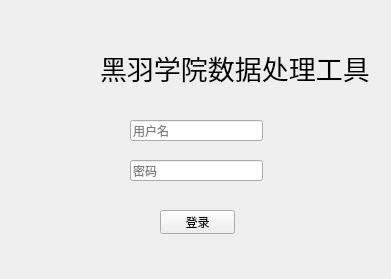
<?xml version="1.0" encoding="UTF-8"?>
<ui version="4.0">
 <class>sign</class>
 <widget class="QWidget" name="sign">
  <property name="geometry">
   <rect>
    <x>0</x>
    <y>0</y>
    <width>391</width>
    <height>279</height>
   </rect>
  </property>
  <property name="sizePolicy">
   <sizepolicy hsizetype="Fixed" vsizetype="Fixed">
    <horstretch>0</horstretch>
    <verstretch>0</verstretch>
   </sizepolicy>
  </property>
  <property name="minimumSize">
   <size>
    <width>391</width>
    <height>279</height>
   </size>
  </property>
  <property name="maximumSize">
   <size>
    <width>391</width>
    <height>279</height>
   </size>
  </property>
  <property name="windowTitle">
   <string>登录</string>
  </property>
  <widget class="QLabel" name="label_2">
   <property name="geometry">
    <rect>
     <x>40</x>
     <y>40</y>
     <width>51</width>
     <height>51</height>
    </rect>
   </property>
   <property name="text">
    <string/>
   </property>
   <property name="pixmap">
    <pixmap>image/icons8-tweakbox-50.png</pixmap>
   </property>
  </widget>
  <widget class="QLineEdit" name="lineEdit">
   <property name="geometry">
    <rect>
     <x>130</x>
     <y>120</y>
     <width>133</width>
     <height>21</height>
    </rect>
   </property>
   <property name="sizePolicy">
    <sizepolicy hsizetype="Fixed" vsizetype="Fixed">
     <horstretch>0</horstretch>
     <verstretch>0</verstretch>
    </sizepolicy>
   </property>
   <property name="echoMode">
    <enum>QLineEdit::Normal</enum>
   </property>
   <property name="placeholderText">
    <string>用户名</string>
   </property>
  </widget>
  <widget class="QLineEdit" name="lineEdit_2">
   <property name="geometry">
    <rect>
     <x>130</x>
     <y>160</y>
     <width>133</width>
     <height>21</height>
    </rect>
   </property>
   <property name="sizePolicy">
    <sizepolicy hsizetype="Fixed" vsizetype="Fixed">
     <horstretch>0</horstretch>
     <verstretch>0</verstretch>
    </sizepolicy>
   </property>
   <property name="echoMode">
    <enum>QLineEdit::Password</enum>
   </property>
   <property name="alignment">
    <set>Qt::AlignLeading|Qt::AlignLeft|Qt::AlignVCenter</set>
   </property>
   <property name="placeholderText">
    <string>密码</string>
   </property>
  </widget>
  <widget class="QPushButton" name="buttonSign">
   <property name="geometry">
    <rect>
     <x>160</x>
     <y>210</y>
     <width>75</width>
     <height>24</height>
    </rect>
   </property>
   <property name="sizePolicy">
    <sizepolicy hsizetype="Fixed" vsizetype="Fixed">
     <horstretch>0</horstretch>
     <verstretch>0</verstretch>
    </sizepolicy>
   </property>
   <property name="text">
    <string>登录</string>
   </property>
  </widget>
  <widget class="QLabel" name="label">
   <property name="geometry">
    <rect>
     <x>100</x>
     <y>50</y>
     <width>270</width>
     <height>35</height>
    </rect>
   </property>
   <property name="sizePolicy">
    <sizepolicy hsizetype="Fixed" vsizetype="Preferred">
     <horstretch>0</horstretch>
     <verstretch>0</verstretch>
    </sizepolicy>
   </property>
   <property name="font">
    <font>
     <pointsize>20</pointsize>
    </font>
   </property>
   <property name="text">
    <string>黑羽学院数据处理工具</string>
   </property>
  </widget>
 </widget>
 <resources/>
 <connections/>
</ui>
